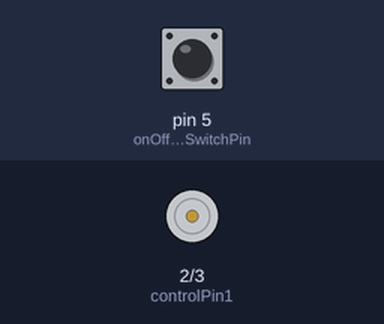
Simulated run of this sketch. Board: Arduino Uno, built with avr-gcc and run on an emulated ATmega328P. On the bench: motor-driver pin pairs drawn as motors (green arrow = first pin HIGH = forward, orange = second pin HIGH = backward, longer = more drive, scaled by the enable pin). The test bench sets the inputs (shaded band); at power-on: pin 5 (onOffSwitchStateSwitchPin) LOW.

Above: at 1.2 s.
1.3 s: pin 5 (onOffSwitchStateSwitchPin) pulled HIGH for 0.15 s
At 2.6 s:
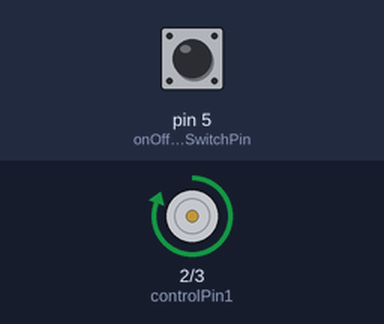
4.4 s: pin 5 (onOffSwitchStateSwitchPin) pulled HIGH for 1 s
8.4 s: pin 5 (onOffSwitchStateSwitchPin) pulled HIGH for 3.2 s
At 9.9 s:
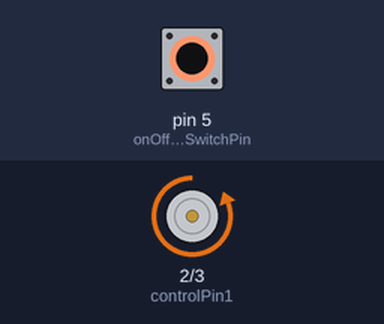
Timing chart, 0 to 20.6 s (numbered marks = the images above; inputs shaded):
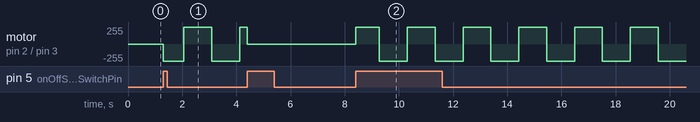

Measured:
- after the input at 1.3 s, motor on pin 2 (controlPin1) / pin 3 (controlPin2): stopped → backward 255/255 at once, → forward 255/255 0.76 s later, → backward 255/255 1.0 s later, → forward 255/255 1.0 s later
- after the input at 8.4 s, motor on pin 2 (controlPin1) / pin 3 (controlPin2): alternates forward 255/255 for 1.0 s and backward 255/255 for 1.0 s, starting at once

The sketch:

snaprover_test1.ino
```cpp
const int controlPin1 = 2;
const int controlPin2 = 3;
const int enablePin = 9;
const int onOffSwitchStateSwitchPin = 5;

int onOffSwitchState = 0;
int previousOnOffSwitchState = 0;

int motorEnabled = 0;
int motorSpeed = 1000;
int motorDirection = 1;

int motorSwitcher = 0;

void setup() {
  pinMode(onOffSwitchStateSwitchPin, INPUT);
  pinMode(controlPin1, OUTPUT);
  pinMode(controlPin2, OUTPUT);
  pinMode(enablePin, OUTPUT);

  digitalWrite(enablePin, LOW);
}

void loop() {
  onOffSwitchState = digitalRead(onOffSwitchStateSwitchPin);
  delay(1);
  if (motorSwitcher < 1000)
  {
    motorSwitcher++;
  }
  else
  {
    motorDirection = !motorDirection;
    motorSwitcher = 0;
  }
  if (onOffSwitchState != previousOnOffSwitchState)
  {
    if(onOffSwitchState == HIGH)
    {
      motorEnabled = !motorEnabled;
    }
  }

  if (motorDirection == 1)
  {
    digitalWrite(controlPin1, HIGH);
    digitalWrite(controlPin2, LOW);
  }
  else
  {
    digitalWrite(controlPin1, LOW);
    digitalWrite(controlPin2, HIGH);
  }

  if (motorEnabled == 1)
  {
    analogWrite(enablePin, motorSpeed);//PWM the enable pin
  }
  else
  {
    analogWrite(enablePin, 0);
  }

  previousOnOffSwitchState = onOffSwitchState;
}
```
